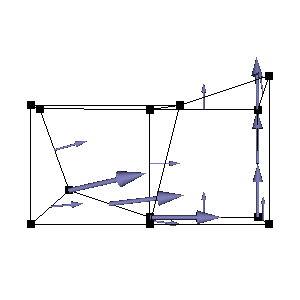

This chart was generated by the following Python code:
#!/usr/bin/env python

# Demonstrate vtkCellGridToUnstructuredGrid converting DG hexahedral
# cell centers to an unstructured grid, with arrow glyphs showing
# HCurl vector attributes.

# Factory overrides
import vtkmodules.vtkInteractionStyle  # noqa: F401
import vtkmodules.vtkRenderingFreeType  # noqa: F401
import vtkmodules.vtkRenderingOpenGL2  # noqa: F401

import os

from vtkmodules.vtkCommonDataModel import vtkCellGridSidesQuery
from vtkmodules.vtkFiltersCellGrid import (
    vtkCellGridCellCenters,
    vtkCellGridComputeSides,
    vtkCellGridToUnstructuredGrid,
    vtkFiltersCellGrid,
)
from vtkmodules.vtkFiltersSources import vtkArrowSource
from vtkmodules.vtkIOCellGrid import vtkCellGridReader
from vtkmodules.vtkRenderingCellGrid import vtkRenderingCellGrid
from vtkmodules.vtkRenderingCore import (
    vtkActor,
    vtkCellGridMapper,
    vtkGlyph3DMapper,
    vtkProperty,
    vtkRenderWindow,
    vtkRenderWindowInteractor,
    vtkRenderer,
)

# Register render responders for DG cells
vtkRenderingCellGrid.RegisterCellsAndResponders()
vtkFiltersCellGrid.RegisterCellsAndResponders()

data_dir = os.environ.get("VPE_DATA_DIR", os.path.dirname(os.path.abspath(__file__)))

# Read DG hexahedral cell grid
reader = vtkCellGridReader()
reader.SetFileName(os.path.join(data_dir, "dgHexahedra.dg"))

flag_edges_verts = vtkCellGridSidesQuery.EdgesOfInputs | vtkCellGridSidesQuery.VerticesOfInputs
flag_edges_only = vtkCellGridSidesQuery.EdgesOfInputs

# Compute sides (edges + vertices for shape, edges only for display)
edge_sides = vtkCellGridComputeSides()
edge_sides.SetOutputDimensionControl(flag_edges_verts)
edge_sides.SetInputConnection(reader.GetOutputPort())
edge_sides.Update()

# Compute cell centers and convert to unstructured grid
cell_centers = vtkCellGridCellCenters()
cell_centers.SetInputConnection(edge_sides.GetOutputPort())

grid_converter = vtkCellGridToUnstructuredGrid()
grid_converter.SetInputConnection(cell_centers.GetOutputPort())
grid_converter.Update()

# Shape actor (edges)
shape_mapper = vtkCellGridMapper()
shape_mapper.SetInputConnection(edge_sides.GetOutputPort())
shape_mapper.ScalarVisibilityOff()

shape_prop = vtkProperty()
shape_prop.SetOpacity(1.0)
shape_prop.SetLineWidth(1)
shape_prop.SetPointSize(8)
shape_prop.SetColor(0, 0, 0)

shape_actor = vtkActor()
shape_actor.SetMapper(shape_mapper)
shape_actor.SetProperty(shape_prop)

# Arrow glyph source for vector visualization
arrow_source = vtkArrowSource()
arrow_source.SetTipResolution(64)
arrow_source.SetShaftResolution(64)

# Glyph mapper showing curl1 vectors at cell centers
glyph_mapper = vtkGlyph3DMapper()
glyph_mapper.SetInputConnection(grid_converter.GetOutputPort())
glyph_mapper.SetSourceConnection(arrow_source.GetOutputPort())
glyph_mapper.SetArrayComponent(-1)
glyph_mapper.SetOrient(True)
glyph_mapper.SetOrientationArray("curl1")
glyph_mapper.SetScaling(True)
glyph_mapper.SetScaleMode(vtkGlyph3DMapper.SCALE_BY_MAGNITUDE)
glyph_mapper.SetScaleArray("curl1")
glyph_mapper.SetScaleFactor(0.25)
glyph_mapper.SelectColorArray("scalar1")

glyph_prop = vtkProperty()
glyph_prop.SetLineWidth(5)
glyph_prop.SetPointSize(4)
glyph_prop.SetColor(0.5, 0.5, 0.75)

glyph_actor = vtkActor()
glyph_actor.SetMapper(glyph_mapper)
glyph_actor.SetProperty(glyph_prop)

# Renderer
renderer = vtkRenderer()
renderer.AddActor(shape_actor)
renderer.AddActor(glyph_actor)
renderer.SetBackground(1.0, 1.0, 1.0)

# Window
render_window = vtkRenderWindow()
render_window.AddRenderer(renderer)
render_window.SetWindowName("cellgrid to unstructuredgrid test")

# Scene
renderer.ResetCamera()
renderer.GetActiveCamera().Zoom(2.0)

# Interactor
interactor = vtkRenderWindowInteractor()
interactor.SetRenderWindow(render_window)

interactor.Initialize()
interactor.Start()
